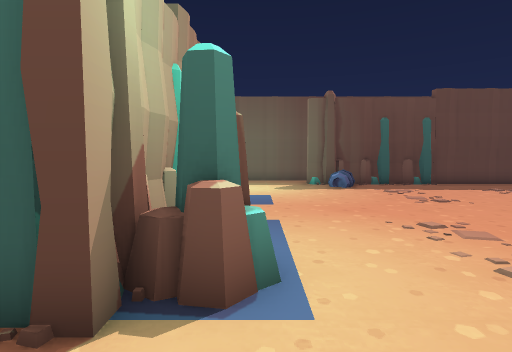
View 1 (above)

16 first-person views from a walk through a 3-D level made in the Godot game engine. The camera is 1.4 m above the floor, tilts 4° down and sees 80° across. The floor is counted in squares, 1 m on a side. Each view is taken from the middle of a square. On the plan, view 1 faces up. The plan holds only what a view shows up to about 14 squares ahead; the rest is blank.

View 2
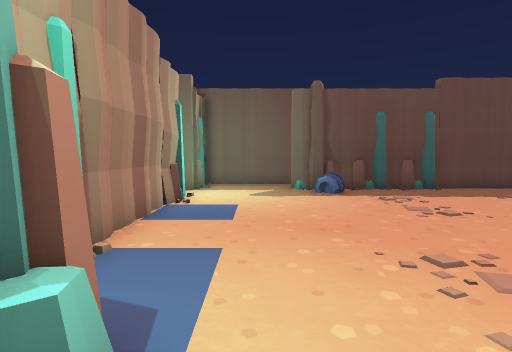

View 3
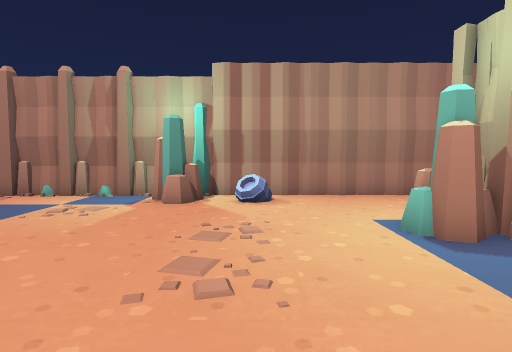

View 4
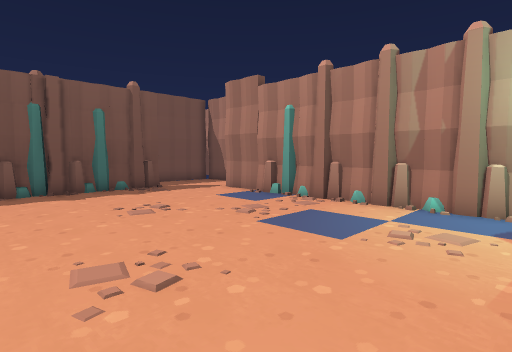

View 5
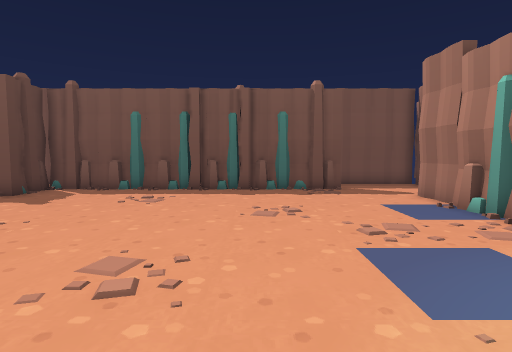

View 6
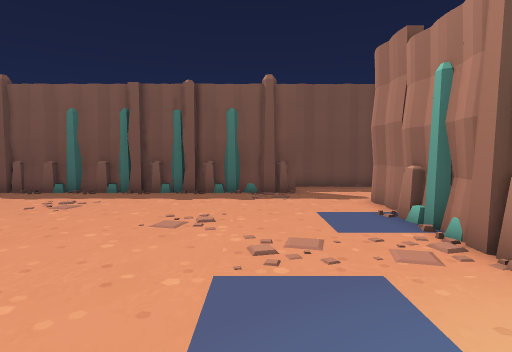

View 7
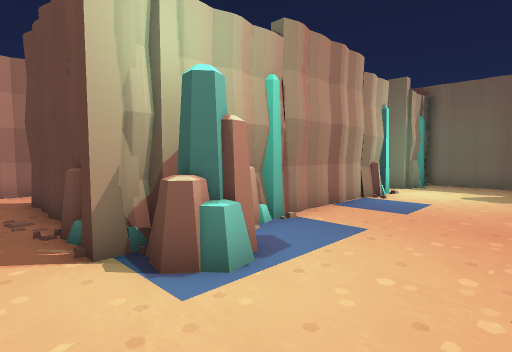

View 8
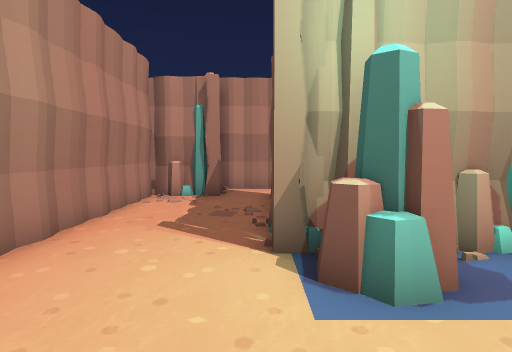

View 9
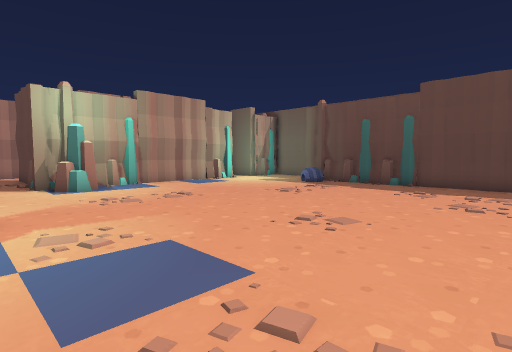

View 10
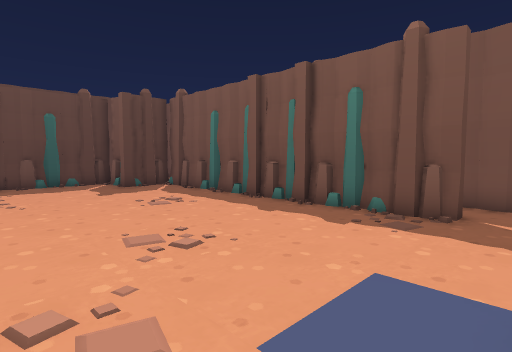

View 11
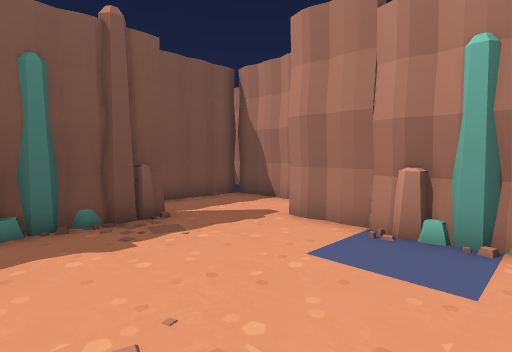

View 12
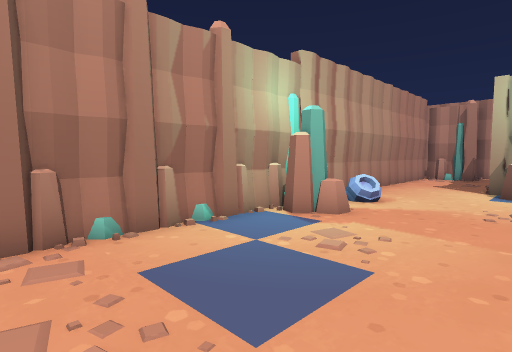

View 13
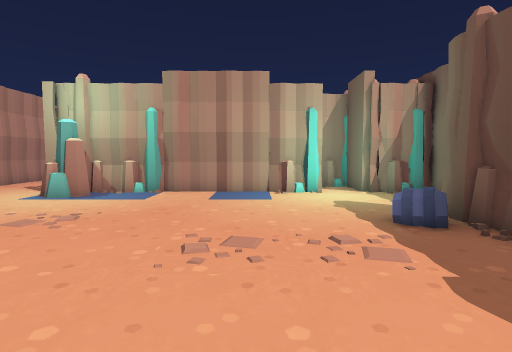

View 14
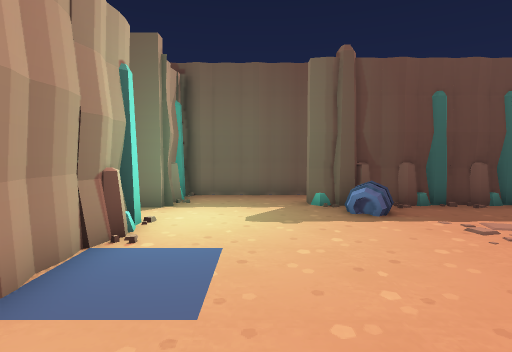

View 15
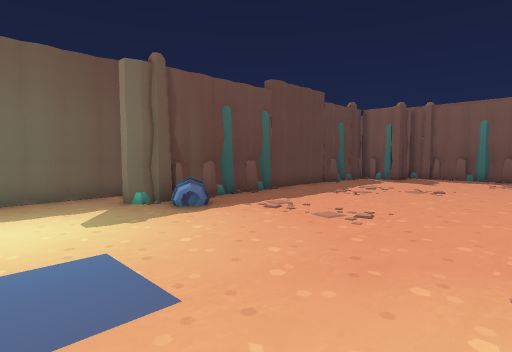

View 16
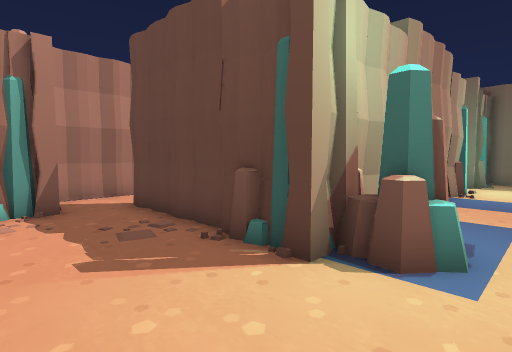

### Floor plan
Key: @ floor where view 1 was taken; # wall or solid block; . floor; = window, fence, low wall or low ledge; B barrel; P pillar; O other object.
Columns run from 10 left of view 1 to 21 right of it. Each row starts with its distance up from view 1.
 17         ######
 16         P.....
 15         PP...##############
 14       P##....#B#.......##.##
 13       PP......O............##
 12         #....................#
 11         #....................#
 10         #....................#
  9         #....................#
  8         #....................#
  7         #....................#
  6         #....................#
  5         ##...................#
  4 #       ###..................#
  3 #..########..................#
  2 #......##....................#
  1 #............................#.#
  0 ####......@..B.##..............#
 -1   ##.........=.##..............#
 -2    ########################....#
 -3                             ...#
 -4                             ####

Where each view was taken, in squares from view 1:
view 1: 0 up, 0 right, facing up
view 2: 2 up, 1 right, facing up
view 3: 9 up, 3 right, facing down
view 4: 7 up, 6 right, facing down-right
view 5: 4 up, 6 right, facing right
view 6: 2 up, 7 right, facing right
view 7: 1 up, 3 right, facing up-left
view 8: 2 up, 3 right, facing left
view 9: 0 up, 13 right, facing up-left
view 10: 1 down, 11 right, facing up-right
view 11: 4 up, 12 right, facing down-right
view 12: 4 up, 12 right, facing down-left
view 13: 10 up, 10 right, facing left
view 14: 6 up, 1 right, facing up
view 15: 6 up, 1 left, facing up-right
view 16: 1 down, 1 right, facing up-left
